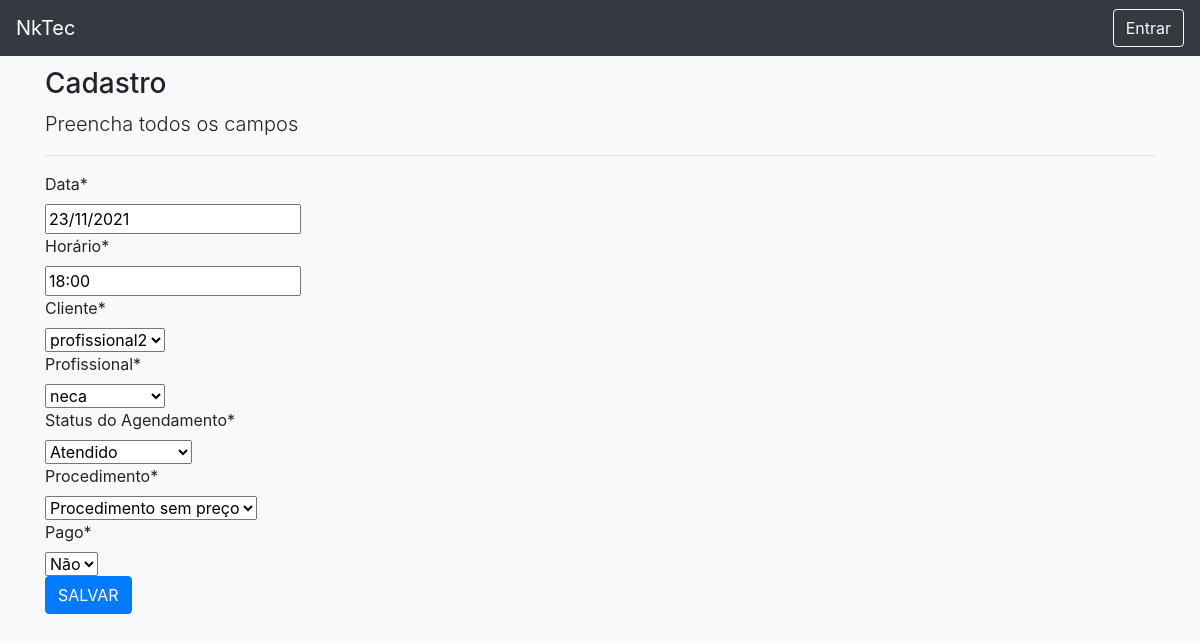
Before: /edit/appointment/3/ with the older database file.
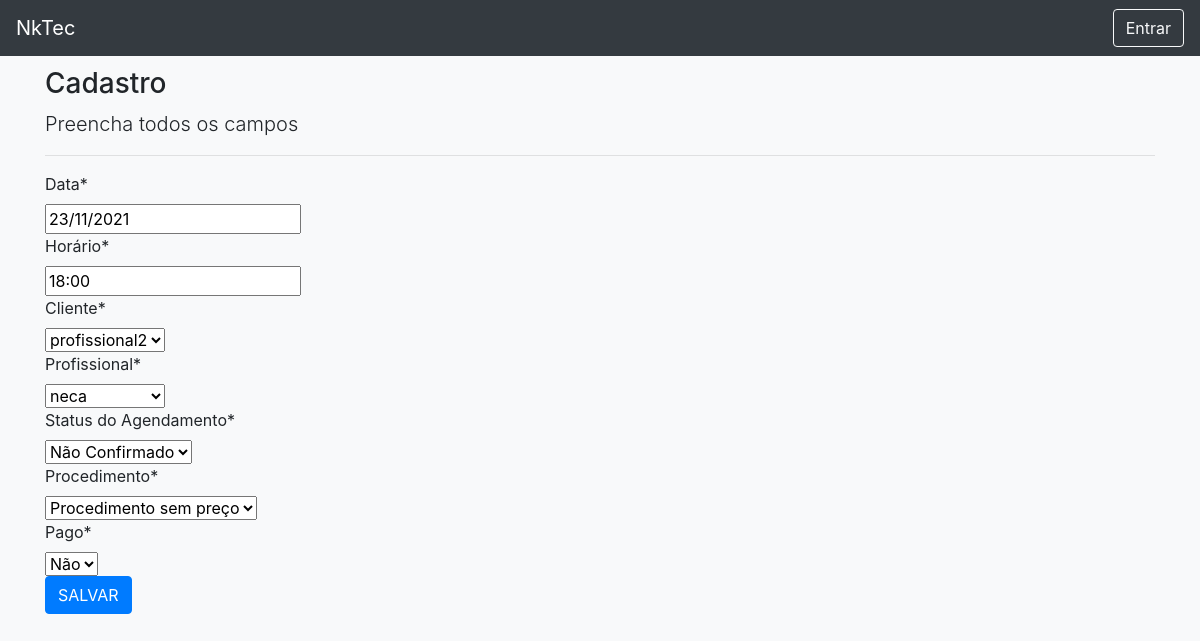
After: the same page with the newer database file.
### registrations/models.py (models this page shows, shortened)
class Appointment(models.Model):
    PAYED = (
        ('N', 'Não'),
        ('S', 'Sim'),
    )
    STATUS = (
        ('0', 'Não Confirmado'),
        ('1', 'Confirmado'),
        ('2', 'Esperando'),
        ('3', 'Em Atendimento'),
        ('4', 'Atendido'),
        ('5', 'Faltou'),
        ('6', 'Cancelado'),
        ('7', 'Remarcado'),
    ) #0 = monday
    client = models.ForeignKey(User, models.DO_NOTHING, related_name="clientss", verbose_name="Cliente")
    professional = models.ForeignKey(User, models.DO_NOTHING, related_name="professionalss", verbose_name="Profissional")
    status = models.CharField(max_length=1, choices=STATUS,default=0, verbose_name="Status do Agendamento")
    procedure = models.ForeignKey(Procedure, models.DO_NOTHING, verbose_name="Procedimento")
    payment = models.ForeignKey(Payment, models.DO_NOTHING,null=True,blank=True, verbose_name="Pagamento")
    payed = models.CharField(max_length=1, choices=PAYED,default='N', verbose_name="Pago")
    appdate = models.CharField(max_length=10, verbose_name="Data")#format dd/mm/yyyy
    apphour = models.CharField(max_length=5, verbose_name="Horário")#format hh:mm
    total = models.IntegerField(blank = True, null = True, verbose_name="Total")
    active = models.BooleanField(default=True, verbose_name="Ativo")
    created_at = models.DateTimeField(auto_now=True, verbose_name="Criado em")

### registrations/views.py (the view)
# urls.py: path('edit/appointment/<int:pk>/', AppointmentUpdate.as_view(), name ='edit-appointment'),
class AppointmentUpdate(UpdateView):
    model = Appointment
    fields =  ['appdate','apphour','client','professional','status','procedure','payed' ]
    template_name = 'registrations/forms.html'
    success_url = reverse_lazy('myschedule')

### registrations/models.py (called while the page is built)
    def __str__(self):
        return self.name

### registrations/templates/registrations/forms.html (shortened to what this page needs)
{% extends 'pages/template.html' %}
{% load static %}
{% load crispy_forms_tags %}
{% block content %}
<div class="container">
    <h3>Cadastro</h3>
    <p class="lead"> Preencha todos os campos</p>
    <hr>
    <form action="" method="post">
        {{ form|crispy }}
        <button type="submit" class="btn btn-primary">SALVAR</button>
    </form>
</div>
{% endblock %}

Changed rows visible on the page:
changed Appointment "profissional2": status "Atendido" → "Não Confirmado"
